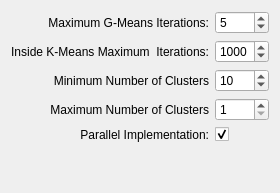
                     <widget class="QWidget" name="page_6">
                      <layout class="QHBoxLayout" name="horizontalLayout_18">
                       <item>
                        <layout class="QGridLayout" name="gridLayout_3">
                         <item row="0" column="0">
                          <widget class="QLabel" name="label_5">
                           <property name="text">
                            <string>Maximum G-Means Iterations:</string>
                           </property>
                           <property name="alignment">
                            <set>Qt::AlignRight|Qt::AlignTrailing|Qt::AlignVCenter</set>
                           </property>
                          </widget>
                         </item>
                         <item row="0" column="1">
                          <widget class="QSpinBox" name="qrsSetGMaxItersSpinBox">
                           <property name="minimum">
                            <number>1</number>
                           </property>
                           <property name="maximum">
                            <number>200</number>
                           </property>
                           <property name="value">
                            <number>5</number>
                           </property>
                          </widget>
                         </item>
                         <item row="1" column="0">
                          <widget class="QLabel" name="label_6">
                           <property name="text">
                            <string>Inside K-Means Maximum  Iterations:</string>
                           </property>
                           <property name="alignment">
                            <set>Qt::AlignRight|Qt::AlignTrailing|Qt::AlignVCenter</set>
                           </property>
                          </widget>
                         </item>
                         <item row="1" column="1">
                          <widget class="QSpinBox" name="qrsSetGinKMaxIterations">
                           <property name="maximum">
                            <number>2000</number>
                           </property>
                           <property name="value">
                            <number>1000</number>
                           </property>
                          </widget>
                         </item>
                         <item row="2" column="0">
                          <widget class="QLabel" name="label_7">
                           <property name="text">
                            <string>Minimum Number of Clusters</string>
                           </property>
                           <property name="alignment">
                            <set>Qt::AlignRight|Qt::AlignTrailing|Qt::AlignVCenter</set>
                           </property>
                          </widget>
                         </item>
                         <item row="2" column="1">
                          <widget class="QSpinBox" name="qrsSetGMinClusterSpinBox">
                           <property name="minimum">
                            <number>1</number>
                           </property>
                           <property name="value">
                            <number>10</number>
                           </property>
                          </widget>
                         </item>
                         <item row="5" column="0">
                          <spacer name="verticalSpacer_3">
                           <property name="orientation">
                            <enum>Qt::Vertical</enum>
                           </property>
                           <property name="sizeHint" stdset="0">
                            <size>
                             <width>20</width>
                             <height>40</height>
                            </size>
                           </property>
                          </spacer>
                         </item>
                         <item row="3" column="0">
                          <widget class="QLabel" name="label_9">
                           <property name="text">
                            <string>Maximum Number of Clusters</string>
                           </property>
                           <property name="alignment">
                            <set>Qt::AlignRight|Qt::AlignTrailing|Qt::AlignVCenter</set>
                           </property>
                          </widget>
                         </item>
                         <item row="3" column="1">
                          <widget class="QSpinBox" name="qrsSetGMaxClusterSpinBox">
                           <property name="minimum">
                            <number>1</number>
                           </property>
                          </widget>
                         </item>
                         <item row="4" column="0">
                          <widget class="QLabel" name="label_10">
                           <property name="text">
                            <string>Parallel Implementation:</string>
                           </property>
                           <property name="alignment">
                            <set>Qt::AlignRight|Qt::AlignTrailing|Qt::AlignVCenter</set>
                           </property>
                          </widget>
                         </item>
                         <item row="4" column="1">
                          <widget class="QCheckBox" name="qrsSettingsGMeansParallelCheckBox">
                           <property name="text">
                            <string/>
                           </property>
                           <property name="checked">
                            <bool>true</bool>
                           </property>
                          </widget>
                         </item>
                        </layout>
                       </item>
                      </layout>
                     </widget>
